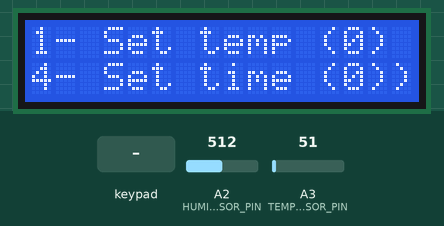
This sketch was run on a simulated Arduino Uno, built with avr-gcc and run on an emulated ATmega328P. On the bench: 16×2 character LCD. Inputs (shaded band) come from the test bench; at power-on: A2 (HUMI_SENSOR_PIN) = 512, A3 (TEMP_SENSOR_PIN) = 51. The local clock reads 2024-03-15 10:24:30 at power-on unless the sketch sets it; what the sketch prints to the serial monitor is not drawn.

Above: at 1.3 s.
1.4 s: keypad keys 3 4 5 6 * pressed 0.4 s apart
At 2.4 s:
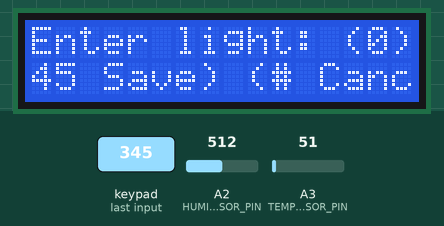
4.9 s: key '1' pressed
At 5.9 s:
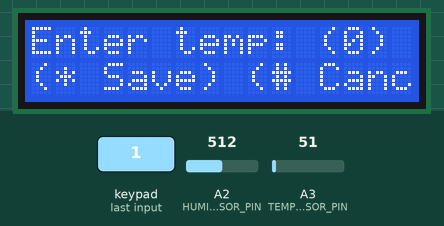
6.4 s: keypad keys 1 3 9 7 * pressed 0.4 s apart
At 6.6 s:
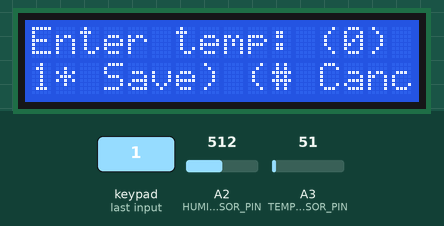
9.9 s: key '2' pressed
At 10.9 s:
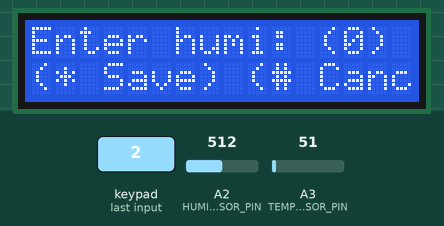
11.4 s: keypad keys 2 1 0 * pressed 0.4 s apart
At 11.6 s:
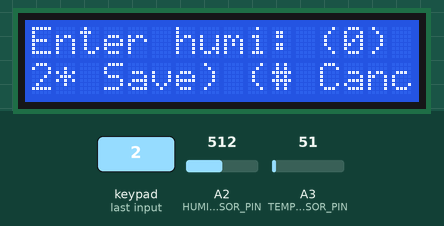
14.5 s: keypad keys 1 3 9 7 * pressed 0.4 s apart
At 15.5 s:
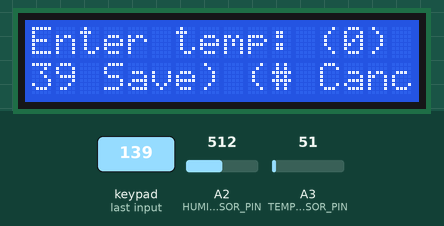
Timing chart, 0 to 17.5 s (numbered marks = the images above; inputs shaded):
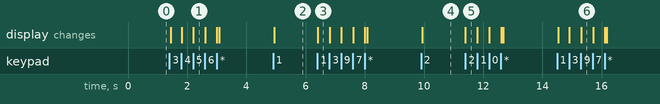

The sketch:

SmartHouse.ino
```cpp
#include "Keypad_I2C.h"
#include <Keypad.h>
#include <Wire.h>
#include <LiquidCrystal_I2C.h>
#include <TimeLib.h>
#include <DS3232RTC.h>

const byte LCD_I2C_ADDR = 0x24;
const byte KEYPAD_I2C_ADDR = 0x20;

LiquidCrystal_I2C lcd(LCD_I2C_ADDR, 20, 4);

DS3232RTC myRTC(false);

char hexaKeys[4][3] = {
  {'1', '2', '3'},
  {'4', '5', '6'},
  {'7', '8', '9'},
  {'*', '0', '#'}
};

byte rowPins[] = {3,4,5,6};
byte colPins[] = {2,1,0};

Keypad_I2C mkp(makeKeymap(hexaKeys), rowPins, colPins, 4, 3, KEYPAD_I2C_ADDR);

const uint8_t TEMP_MENU = 1;
const uint8_t HUMI_MENU = 2;
const uint8_t LIGHT_MENU = 3;
const uint8_t SET_TIME_MENU = 3;

const uint8_t LIGHT_MANUAL_MENU = 0;
const uint8_t LIGHT_SENSOR_MENU = 1;
const uint8_t LIGHT_TIME_MENU = 2;

String inputMessage;

boolean isInMainMenu;
int desiredMenu = 0;
int desiredTemp = 0;
int desiredHumi = 0;
int desiredLight = 0;
int currentTime = 0;
int currentHour = 0;
int currentMinute = 0;

int desiredTempTemp = 0;
int desiredHumiTemp = 0;
int desiredLightTemp = 0;
int currentTimeTemp = 0;
int currentHourTemp = 0;
int currentMinuteTemp = 0;

int* mkpPointTo;
boolean mkpIsReady;

const int COOLER_ENGINE_DELAY = 15000;
const int WATERING_DURATION = 20000;
const int CHECK_FOR_HUMI_DELAY = 30000;

unsigned long coolerPumpStart = 0;
uint8_t coolerPumpOn = 0;
uint8_t coolerEngineOn = 0;
uint8_t coolerEngineFastOn = 0;
uint8_t heaterOn = 0;
unsigned long waterStart = 0;
unsigned long waterEnd = 0;
uint8_t waterOn = 0;
uint8_t lightOn = 0;
uint8_t lightMenuStatus = 0;

const uint8_t COOLER_PUMP_PIN = 5;
const uint8_t COOLER_ENGINE_PIN = 4;
const uint8_t COOLER_ENGINE_FAST_PIN = 3;
const uint8_t HEATER_PIN = 2;
const uint8_t WATER_PUMP_PIN = 6;
const uint8_t LIGHT_BULB_PIN = 7;

const uint8_t TEMP_SENSOR_PIN = 3;
const uint8_t HUMI_SENSOR_PIN = 2;
const uint8_t LIGHT_SENSOR_PIN = 1;

void setup() {
  Serial.begin(9600);
  Wire.begin();
  mkp.begin();

  lcd.init();
  lcd.backlight();

  setSyncProvider(RTC.get);

  pinMode(COOLER_PUMP_PIN, OUTPUT);
  pinMode(COOLER_ENGINE_PIN, OUTPUT);
  pinMode(COOLER_ENGINE_FAST_PIN, OUTPUT);
  pinMode(HEATER_PIN, OUTPUT);
  pinMode(WATER_PUMP_PIN, OUTPUT);

  resetState();
  Serial.println(hour());
}

void loop() {

  if(isInMainMenu) {
    getMenuFromMkp();

    if(mkpIsReady) {
      isInMainMenu = false;

      if(desiredMenu == TEMP_MENU) {
        inputMessage = "Enter temp: (" + String(desiredTemp) + ")";
        mkpPointTo = &desiredTempTemp;

      } else if (desiredMenu == HUMI_MENU) {
        inputMessage = "Enter humi: (" + String(desiredHumi) + ")";
        mkpPointTo = &desiredHumiTemp;

      } else if (desiredMenu == LIGHT_MENU) {
        inputMessage = "Enter light: (" + String(desiredLight) + ")";
        mkpPointTo = &desiredLightTemp;

      } else if (desiredMenu == SET_TIME_MENU) {
        inputMessage = "Set time: (" + String(currentTime) + ")";
      }

      mkpIsReady = false;
      showOtherMenu();
    }

  } else {
    if(mkpIsReady) {
      desiredTemp = desiredTempTemp;
      desiredHumi = desiredHumiTemp;
      desiredLight = desiredLightTemp;
      resetState();
    } else {
      getIntFromMkp(true);
    }
  }

  checkTemp();
  checkHumi();

  if(lightMenuStatus == LIGHT_SENSOR_MENU) {
    checkLightSensor();
  } else if (lightMenuStatus == LIGHT_TIME_MENU) {
    checkLightTime();
  }

  delay(10);
}

void getIntFromMkp(boolean echo) {
  char key = mkp.getKey();
  if(key) {
    if(echo) {
      lcd.print(key);
    }
    if(key == '*') {
      mkpIsReady = true;
    } else if (key == '#') {
      resetState();
    } else {
      *mkpPointTo = (*mkpPointTo * 10) + (key-'0');
      mkpIsReady = false;
    }
  }
}

void getTimeFromMkp(boolean echo) {
  char key = mkp.getKey();
  if(key) {
    if(echo) {
      lcd.print(key);
    }
    if(key == '*') {
      mkpIsReady = true;
    } else if (key == '#') {
      resetState();
    } else {
      *mkpPointTo = (*mkpPointTo * 10) + (key-'0');
      mkpIsReady = false;
    }
  }
}

void getMenuFromMkp() {
  char key = mkp.getKey();
  if(key) {
    *mkpPointTo = key-'0';
    mkpIsReady = true;
  }
}

void showMainMenu() {
  lcd.clear();
  lcd.setCursor(0,0);
  String lcdLineOne = "1- Set temp (" + String(desiredTemp) + ")";
  lcd.print(lcdLineOne);
  lcd.setCursor(0,1);
  String lcdLineTwo = "2- Set humi (" + String(desiredHumi) + ")";
  lcd.print(lcdLineTwo);
  lcd.setCursor(0,2);
  String lcdLineThree = "3- Set light (" + String(desiredLight) + ")";
  lcd.print(lcdLineThree);
  lcd.setCursor(0,3);
  String lcdLineFour = "4- Set time (" + String(currentTime) + ")";
  lcd.print(lcdLineFour);
}

void showOtherMenu() {
  lcd.clear();
  lcd.setCursor(0,0);
  lcd.print(inputMessage);
  lcd.setCursor(0,1);
  lcd.print("(* Save) (# Cancel)");
  lcd.setCursor(0,2);
}

void resetState() {
  desiredTempTemp = 0;
  desiredHumiTemp = 0;
  desiredLightTemp = 0;

  showMainMenu();
  mkpPointTo = &desiredMenu;
  mkpIsReady = false;
  isInMainMenu = true;
}

int getCurrentTemp() {
  return analogRead(TEMP_SENSOR_PIN)*500/1024;
}

void checkTemp() {
  int currentTemp = getCurrentTemp();

  if(currentTemp >= desiredTemp+1) {
    heaterOn = 0;

    if(!coolerPumpOn && !coolerEngineOn) {
      coolerPumpStart = millis();
      coolerPumpOn = 1;
    }

    if(coolerPumpOn && (millis() - coolerPumpStart > COOLER_ENGINE_DELAY)
      && !coolerEngineOn) {
        coolerEngineOn = 1;
    }

  }

  if (currentTemp >= desiredTemp+2) {
    heaterOn = 0;

    if(coolerEngineOn && !coolerEngineFastOn) {
      coolerEngineFastOn = 1;
    }

  }

  if (currentTemp <= desiredTemp-1) {

    coolerPumpOn = 0;
    coolerEngineOn = 0;
    coolerEngineFastOn = 0;

    if(!heaterOn) {
       heaterOn = 1;
    }
  }

  if(currentTemp == desiredTemp) {
    coolerPumpOn = 0;
    coolerEngineOn = 0;
    coolerEngineFastOn = 0;
    heaterOn = 0;
  }

  digitalWrite(COOLER_PUMP_PIN, coolerPumpOn);
  digitalWrite(COOLER_ENGINE_PIN, coolerEngineOn);
  digitalWrite(COOLER_ENGINE_FAST_PIN, coolerEngineFastOn);
  digitalWrite(HEATER_PIN, heaterOn);
}

void checkHumi() {
  const int humiNow = analogRead(HUMI_SENSOR_PIN);
  if(!waterOn && (millis() - waterEnd > CHECK_FOR_HUMI_DELAY) && humiNow < desiredHumi) {
    waterOn = 1;
    waterStart = millis();
  }

  if(waterOn && (millis() - waterStart > WATERING_DURATION)) {
    waterOn = 0;
    waterEnd = millis();
  }

  digitalWrite(WATER_PUMP_PIN, waterOn);
}

void checkLightSensor() {
  const int lightNow = analogRead(LIGHT_SENSOR_PIN);
  if(!lightOn && lightNow < desiredLight) {
    lightOn = 1;
  }

  if(lightOn && lightNow > desiredLight) {
    lightOn = 0;
  }

  digitalWrite(LIGHT_BULB_PIN, lightOn);
}

void checkLightTime() {
  if(true) {
    lightOn = 1;
  }

  if(false) {
    lightOn = 0;
  }

  digitalWrite(LIGHT_BULB_PIN, lightOn);
}
```

Measured:
- after the input at 1.4 s, the display: first changes after 0.05 s (image 1 shows a later state)
- after the input at 4.9 s, the display: changes at once (image 2)
- after the input at 6.4 s, the display: changes at once (image 3)
- after the input at 9.9 s, the display: changes at once (image 4)
- after the input at 11.4 s, the display: changes at once (image 5)
- after the input at 14.5 s, the display: first changes at once (image 6 shows a later state)
